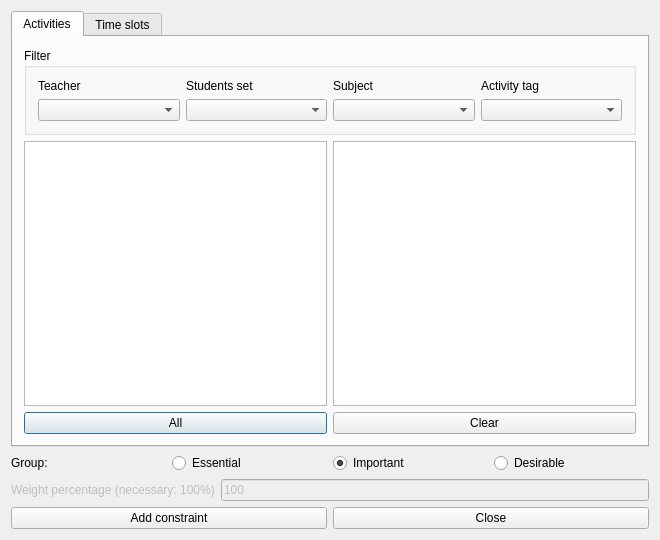
<?xml version="1.0" encoding="UTF-8"?>
<ui version="4.0">
 <class>AddConstraintActivitiesMaxSimultaneousInSelectedTimeSlotsForm_template</class>
 <widget class="QDialog" name="AddConstraintActivitiesMaxSimultaneousInSelectedTimeSlotsForm_template">
  <property name="geometry">
   <rect>
    <x>0</x>
    <y>0</y>
    <width>660</width>
    <height>540</height>
   </rect>
  </property>
  <property name="windowTitle">
   <string extracomment="This is the title of the dialog to add a new constraint of this type">Add activities max simultaneous in selected time slots</string>
  </property>
  <layout class="QGridLayout" name="gridLayout_5">
   <item row="0" column="0">
    <widget class="QTabWidget" name="tabWidget">
     <property name="currentIndex">
      <number>0</number>
     </property>
     <widget class="QWidget" name="tab">
      <attribute name="title">
       <string>Activities</string>
      </attribute>
      <layout class="QGridLayout" name="gridLayout_4">
       <item row="0" column="0">
        <widget class="QGroupBox" name="filterGroupBox">
         <property name="title">
          <string>Filter</string>
         </property>
         <layout class="QGridLayout" name="gridLayout_3">
          <item row="0" column="0">
           <widget class="QLabel" name="teachersTextLabel">
            <property name="text">
             <string>Teacher</string>
            </property>
            <property name="wordWrap">
             <bool>false</bool>
            </property>
           </widget>
          </item>
          <item row="0" column="1">
           <widget class="QLabel" name="studentsTextLabel">
            <property name="text">
             <string>Students set</string>
            </property>
            <property name="wordWrap">
             <bool>false</bool>
            </property>
           </widget>
          </item>
          <item row="0" column="2">
           <widget class="QLabel" name="subjectsTextLabel">
            <property name="text">
             <string>Subject</string>
            </property>
            <property name="wordWrap">
             <bool>false</bool>
            </property>
           </widget>
          </item>
          <item row="0" column="3">
           <widget class="QLabel" name="activityTagsTextLabel">
            <property name="text">
             <string>Activity tag</string>
            </property>
            <property name="wordWrap">
             <bool>false</bool>
            </property>
           </widget>
          </item>
          <item row="1" column="0">
           <widget class="QComboBox" name="teachersComboBox"/>
          </item>
          <item row="1" column="1">
           <widget class="QComboBox" name="studentsComboBox"/>
          </item>
          <item row="1" column="2">
           <widget class="QComboBox" name="subjectsComboBox"/>
          </item>
          <item row="1" column="3">
           <widget class="QComboBox" name="activityTagsComboBox"/>
          </item>
         </layout>
        </widget>
       </item>
       <item row="1" column="0">
        <layout class="QHBoxLayout" name="horizontalLayout_3">
         <item>
          <layout class="QVBoxLayout" name="verticalLayout_2">
           <item>
            <widget class="QListWidget" name="allActivitiesListWidget"/>
           </item>
           <item>
            <widget class="QPushButton" name="addAllActivitiesPushButton">
             <property name="text">
              <string comment="Text on a button. It refers to adding all activities from the list above this button into the current constraint">All</string>
             </property>
            </widget>
           </item>
          </layout>
         </item>
         <item>
          <layout class="QVBoxLayout" name="verticalLayout">
           <item>
            <widget class="QListWidget" name="selectedActivitiesListWidget"/>
           </item>
           <item>
            <widget class="QPushButton" name="clearPushButton">
             <property name="text">
              <string>Clear</string>
             </property>
            </widget>
           </item>
          </layout>
         </item>
        </layout>
       </item>
      </layout>
     </widget>
     <widget class="QWidget" name="tab_2">
      <attribute name="title">
       <string>Time slots</string>
      </attribute>
      <layout class="QGridLayout" name="gridLayout_6">
       <item row="0" column="0">
        <widget class="QTableWidget" name="selectedTimesTable"/>
       </item>
       <item row="1" column="0">
        <layout class="QHBoxLayout" name="horizontalLayout_2">
         <item>
          <layout class="QGridLayout" name="gridLayout">
           <item row="0" column="0" colspan="2">
            <widget class="QLabel" name="label">
             <property name="text">
              <string extracomment="This is an explanation in a dialog for a constraint. It says that symbol X means that this slot is not allowed, and an empty cell means that the slot is allowed">X=selected, empty=not selected</string>
             </property>
            </widget>
           </item>
           <item row="1" column="0">
            <widget class="QPushButton" name="setAllSelectedPushButton">
             <property name="text">
              <string comment="It refers to time slots">Select all</string>
             </property>
            </widget>
           </item>
           <item row="1" column="1">
            <widget class="QPushButton" name="setAllUnselectedPushButton">
             <property name="text">
              <string comment="It refers to time slots">Unselect all</string>
             </property>
            </widget>
           </item>
          </layout>
         </item>
         <item>
          <spacer name="horizontalSpacer">
           <property name="orientation">
            <enum>Qt::Horizontal</enum>
           </property>
           <property name="sizeHint" stdset="0">
            <size>
             <width>40</width>
             <height>20</height>
            </size>
           </property>
          </spacer>
         </item>
         <item>
          <widget class="QGroupBox" name="maxSimultaneousGroupBox">
           <property name="title">
            <string comment="It refers to the max number of simultaneous activities">Max simultaneous</string>
           </property>
           <layout class="QGridLayout" name="gridLayout_2">
            <item row="0" column="0">
             <widget class="QSpinBox" name="maxSimultaneousSpinBox"/>
            </item>
           </layout>
          </widget>
         </item>
        </layout>
       </item>
      </layout>
     </widget>
    </widget>
   </item>
   <item row="1" column="0">
    <layout class="QHBoxLayout" name="horizontalLayout_4">
     <item>
      <widget class="QLabel" name="groupTextLabel">
       <property name="text">
        <string>Group:</string>
       </property>
      </widget>
     </item>
     <item>
      <widget class="QRadioButton" name="essentialRadioButton">
       <property name="text">
        <string>Essential</string>
       </property>
      </widget>
     </item>
     <item>
      <widget class="QRadioButton" name="importantRadioButton">
       <property name="text">
        <string>Important</string>
       </property>
       <property name="checked">
        <bool>true</bool>
       </property>
      </widget>
     </item>
     <item>
      <widget class="QRadioButton" name="desirableRadioButton">
       <property name="text">
        <string>Desirable</string>
       </property>
      </widget>
     </item>
    </layout>
   </item>
   <item row="2" column="0">
    <layout class="QHBoxLayout" name="weightBoxLayout">
     <item>
      <widget class="QLabel" name="weightTextLabel">
       <property name="enabled">
        <bool>false</bool>
       </property>
       <property name="frameShape">
        <enum>QFrame::NoFrame</enum>
       </property>
       <property name="frameShadow">
        <enum>QFrame::Plain</enum>
       </property>
       <property name="text">
        <string>Weight percentage (necessary: 100%)</string>
       </property>
       <property name="wordWrap">
        <bool>false</bool>
       </property>
      </widget>
     </item>
     <item>
      <widget class="QLineEdit" name="weightLineEdit">
       <property name="enabled">
        <bool>false</bool>
       </property>
       <property name="text">
        <string notr="true">100</string>
       </property>
      </widget>
     </item>
    </layout>
   </item>
   <item row="3" column="0">
    <layout class="QHBoxLayout" name="horizontalLayout">
     <item>
      <widget class="QPushButton" name="addConstraintPushButton">
       <property name="text">
        <string>Add constraint</string>
       </property>
      </widget>
     </item>
     <item>
      <widget class="QPushButton" name="closePushButton">
       <property name="text">
        <string>Close</string>
       </property>
      </widget>
     </item>
    </layout>
   </item>
  </layout>
 </widget>
 <layoutdefault spacing="6" margin="11"/>
 <resources/>
 <connections/>
</ui>
